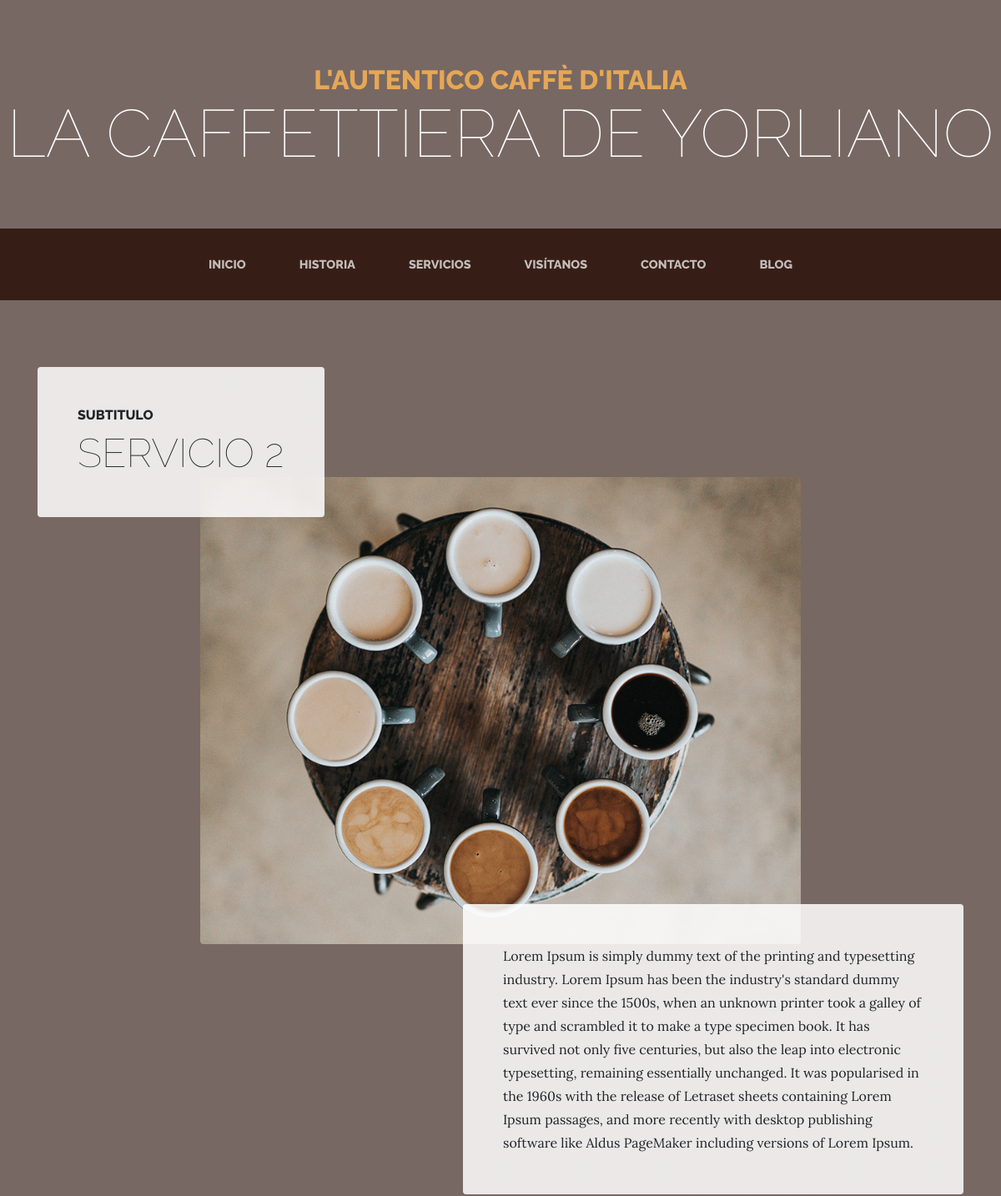
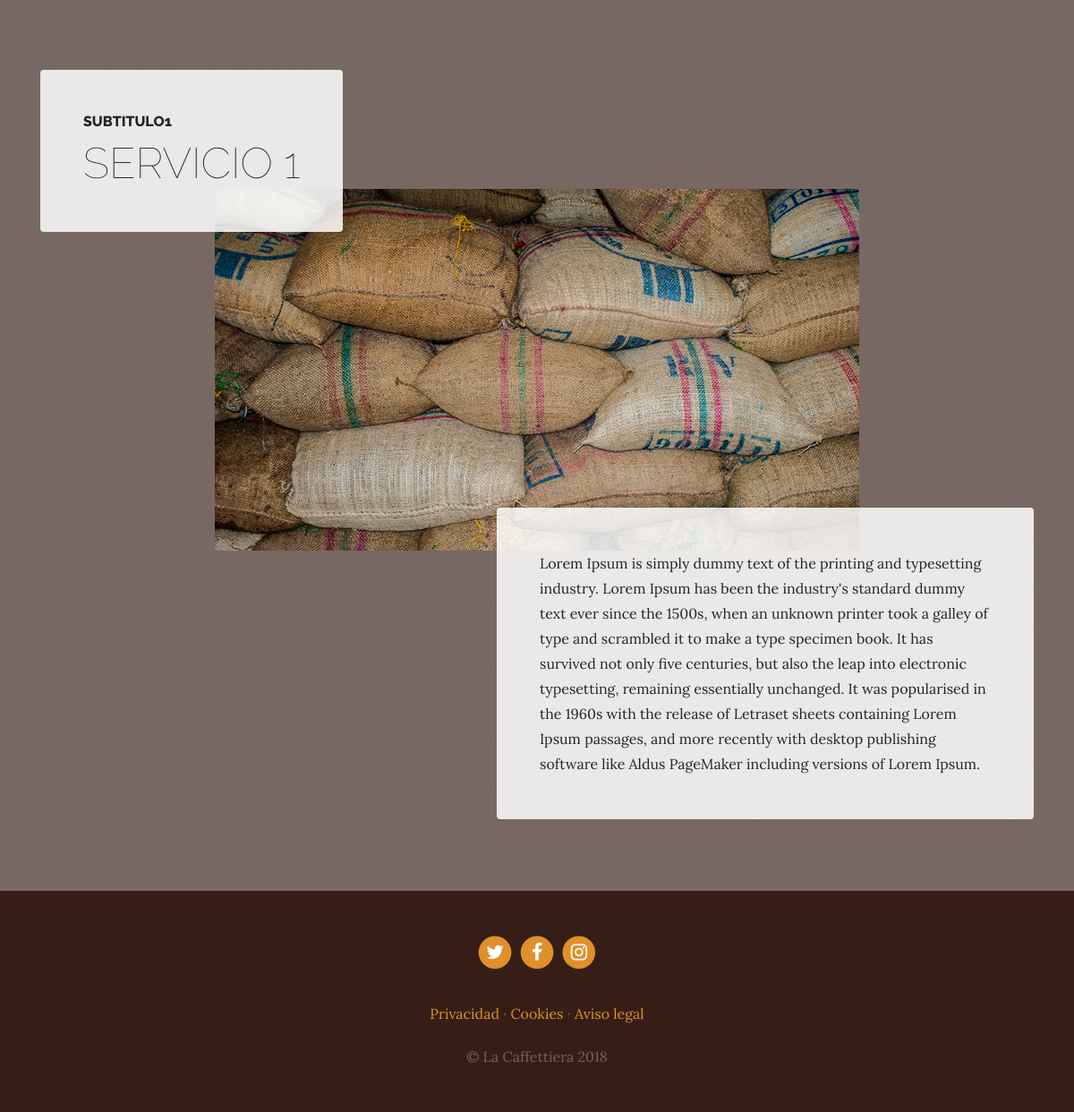
The app's page /services/services/ with its own data (2 pictures, top to bottom).
### services/models.py (models this page shows, shortened)
class Service(models.Model):
    title=  models.CharField(max_length=200, verbose_name="Titulo")
    subtitle =   models.CharField(max_length=200, verbose_name="Subtitulo")
    content = models.TextField(verbose_name="Contenido")
    image = models.ImageField( verbose_name="Imgen", upload_to="services")
    created = models.DateTimeField(auto_now_add=True, verbose_name="fecha de creacion")
    update = models.DateTimeField(auto_now=True, verbose_name="Fecha de edición")
    class  Meta:
        verbose_name = 'servico'
        verbose_name_plural = 'servicios'
        ordering = ['-created']

### pages/models.py (models this page shows, shortened)
class Page(models.Model ):
    title = models.CharField(verbose_name="Titulo", max_length=200)
    content = RichTextField(verbose_name="Contenido")
    created = models.DateTimeField(auto_now_add=True, verbose_name="fecha de creacion")
    updated = models.DateTimeField(auto_now=True, verbose_name="Fecha de edición")
    class  Meta:
        verbose_name = 'pagina'
        verbose_name_plural = 'Paginas'
        ordering = ['-created']

### services/views.py (the view)
# urls.py: path('services/',include('services.urls')),
def services(request):
    services = Service.objects.all()
    return render(request, "services/services.html",
                  {'services':services})

### pages/templatetags/pages_extras.py (called while the page is built)
@register.simple_tag
def get_page_list():
    pages= Page.objects.all()
    return pages

### social/processors.py (called while the page is built)
def ctx_dict(request):
    ctx ={}
    links = Link.objects.all()
    for link in links:
        ctx[link.key] = link.url
    return ctx

### services/templates/services/services.html
{% extends 'core/base.html' %}
{% block content %}
  {% load static %}
  {% for service in services %}
     <section class="page-section">
      <div class="container">
        <div class="product-item">
          <div class="product-item-title d-flex">
            <div class="bg-faded p-5 d-flex mr-auto rounded">
              <h2 class="section-heading mb-0">
                <span class="section-heading-upper">{{service.subtitle}}</span>
                <span class="section-heading-lower">{{service.title}}</span>
              </h2>
            </div>
          </div>
          <img class="product-item-img mx-auto d-flex rounded img-fluid mb-3 mb-lg-0" src={{service.image.url}} alt="">
          <div class="product-item-description d-flex ml-auto">
            <div class="bg-faded p-5 rounded">
              <p class="mb-0">{{service.content}}</p>
            </div>
          </div>
        </div>
      </div>
    </section>
  {% endfor %}
{% endblock %}

### core/templates/core/base.html (shortened to what this page needs)
<!DOCTYPE html>
<html lang="es">
  <head>
    {% load static %}
    <link href="{% static 'core/vendor/bootstrap/css/bootstrap.min.css' %}" rel="stylesheet">
    <link href="{% static 'core/vendor/font-awesome/css/font-awesome.min.css' %}" rel="stylesheet" type="text/css">
    <link href="{% static 'core/css/business-casual.css' %}" rel="stylesheet">
  </head>
  <body>
    <h1 class="site-heading text-center text-white d-none d-lg-block">
      <span class="site-heading-upper text-primary mb-3">L'autentico caffè d'italia</span>
      <span class="site-heading-lower">La Caffettiera de Yorliano</span>
    </h1>
    <nav class="navbar navbar-expand-lg navbar-dark py-lg-4" id="mainNav">
      <div class="container">
        <div class="collapse navbar-collapse" id="navbarResponsive">
          <ul class="navbar-nav mx-auto">
            <li class="nav-item {% if request.path == '/' %}active{% endif%} px-lg-4">
              <a class="nav-link text-uppercase text-expanded" href="{% url 'home' %}">Inicio</a>
            </li>
            <li class="nav-item px-lg-4 {% if request.path == '/about/' %}active{% endif%}">
              <a class="nav-link text-uppercase text-expanded" href="{% url 'about' %}">Historia</a>
            </li>
            <li class="nav-item px-lg-4 {% if request.path == '/services/' %}active{% endif%}">
              <a class="nav-link text-uppercase text-expanded" href="{% url 'services' %}">Servicios</a>
            </li>
            <li class="nav-item px-lg-4 {% if request.path == '/store/' %}active{% endif%}">
              <a class="nav-link text-uppercase text-expanded" href="{% url 'store' %}">Visítanos</a>
            </li>
            <li class="nav-item px-lg-4 {% if request.path == '/contact/' %}active{% endif%}">
              <a class="nav-link text-uppercase text-expanded" href="{% url 'contact' %}">Contacto</a>
            </li>
            <li class="nav-item px-lg-4 {% if request.path|slice:":6" == '/blog/' %}active{% endif%}">
              <a class="nav-link text-uppercase text-expanded" href="{% url 'blog' %}">Blog</a>
            </li>
          </ul>
        </div>
      </div>
    </nav>
    {% block content %}
    {% endblock content %}
    <footer class="footer text-faded text-center py-5">
      <div class="container">
        <p class="m-0">
          {% if LINK_TWITTER %}
            <a href="{{LINK_TWITTER}}" class="link">
                <span class="fa-stack fa-lg">
                    <i class="fa fa-circle fa-stack-2x"></i>
                    <i class="fa fa-twitter fa-stack-1x fa-inverse"></i>
                </span>
	           </a>
          {% endif %}
          {% if LINK_FACEBOOK %}
            <a href="{{LINK_FACEBOOK}}" class="link">
              <span class="fa-stack fa-lg">
                <i class="fa fa-circle fa-stack-2x"></i>
                <i class="fa fa-facebook fa-stack-1x fa-inverse"></i>
              </span>
	          </a>
          {% endif %}
          {% if LINK_INSTAGRAM %}
	        <a href="{{LINK_INSTAGRAM}}" class="link">
              <span class="fa-stack fa-lg">
                <i class="fa fa-circle fa-stack-2x"></i>
                <i class="fa fa-instagram fa-stack-1x fa-inverse"></i>
              </span>
	        </a>
          {% endif %}
	    </p>
        <p class="m-0 mbt">
          {% load pages_extras %}
          {% get_page_list as page_list %}
          {% for page in page_list %}
            <a href="{% url 'page' page.id %}" class="link">{{page.title}}</a>
            {% if not forloop.last %}
              ·
            {% endif %}
          {% endfor %}
		</p>
        <p class="m-0 mbt1">&copy; La Caffettiera 2018</p>
      </div>
	</footer>
  </body>
</html>

### core/static/core/css/business-casual.css (style rules this page uses)
body { font-family: 'Lora'; background: linear-gradient(rgba(47, 23, 15, 0.65), rgba(47, 23, 15, 0.65)), url("../img/bg.jpg"); background-attachment: fixed; background-position: center; background-size: cover; }
h1, h2, h3, h4, h5, h6 { font-family: 'Raleway'; }
p { line-height: 1.75; }
.text-faded { color: rgba(255, 255, 255, 0.3); }
.site-heading { margin-top: 5rem; margin-bottom: 5rem; text-transform: uppercase; line-height: 1; font-family: 'Raleway'; }
.site-heading .site-heading-upper { display: block; font-size: 2rem; font-weight: 800; }
.site-heading .site-heading-lower { font-size: 5rem; font-weight: 100; line-height: 4rem; }
.page-section { margin-top: 5rem; margin-bottom: 5rem; }
.section-heading { text-transform: uppercase; }
.section-heading .section-heading-upper { display: block; font-size: 1rem; font-weight: 800; padding-bottom:.5rem; }
.section-heading .section-heading-lower { display: block; font-size: 3rem; font-weight: 100; }
.bg-faded { background-color: rgba(255, 255, 255, 0.85); }
#mainNav { background-color: rgba(47, 23, 15, 0.9); font-family: 'Raleway'; }
#mainNav .navbar-nav .nav-item .nav-link { color: rgba(255, 255, 255, 0.7); font-weight: 800; }
@media (min-width: 992px) { #mainNav .navbar-nav .nav-item .nav-link { font-size: 0.9rem; } }
@media (min-width: 992px) { .product-item .product-item-title { position: relative; z-index: 1; margin-bottom: -3rem; } }
@media (min-width: 992px) { .product-item .product-item-img { position: relative; z-index: 0; max-width: 60vw; } }
@media (min-width: 992px) { .product-item .product-item-description { position: relative; z-index: 1; margin-top: -3rem; max-width: 50vw; } }
.footer { background-color: rgba(47, 23, 15, 0.9); }
.text-primary { color: #e6a756 !important; }
.mbt { padding-top: 2rem; }
.mbt1 { padding-top: 1.25rem; }
a.link { color: #df902a; }

### records on screen
Service: subtitle "SUBTITULO", title "SERVICIO 2", image (picture), content "Lorem Ipsum is simply dummy text of the printing and typesetting industry. Lorem Ipsum has been the industry's standard dummy text ever since the 1500s, when an unknown printer took a galley of type and scrambled it to make a type specimen book. It has survived not only five centuries, but also the leap into electronic typesetting, remaining essentially unchanged. It was popularised in the 1960s with the release of Letraset sheets containing Lorem Ipsum passages, and more recently with desktop publishing software like Aldus PageMaker including versions of Lorem Ipsum."
Service: subtitle "SUBTITULO1", title "SERVICIO 1", image (picture), content "Lorem Ipsum is simply dummy text of the printing and typesetting industry. Lorem Ipsum has been the industry's standard dummy text ever since the 1500s, when an unknown printer took a galley of type and scrambled it to make a type specimen book. It has survived not only five centuries, but also the leap into electronic typesetting, remaining essentially unchanged. It was popularised in the 1960s with the release of Letraset sheets containing Lorem Ipsum passages, and more recently with desktop publishing software like Aldus PageMaker including versions of Lorem Ipsum."
Page: title "Privacidad"
Page: title "Cookies"
Page: title "Aviso legal"
